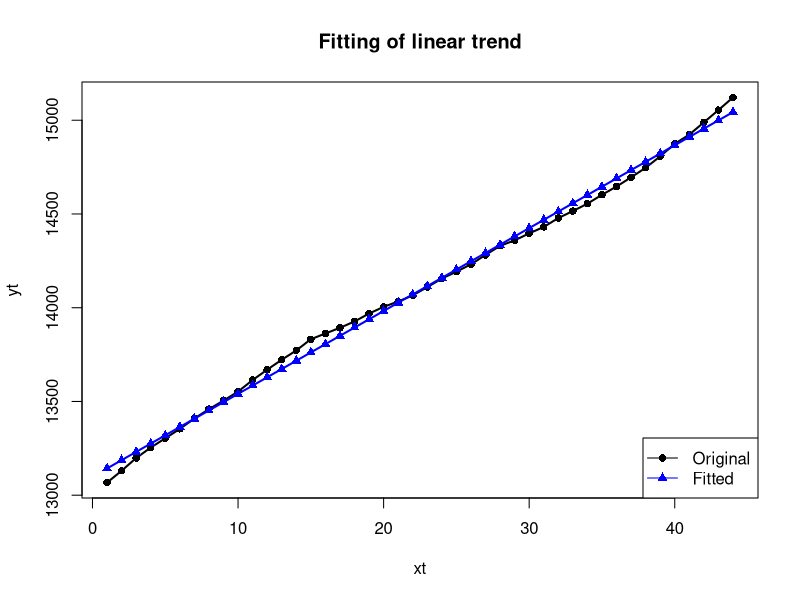
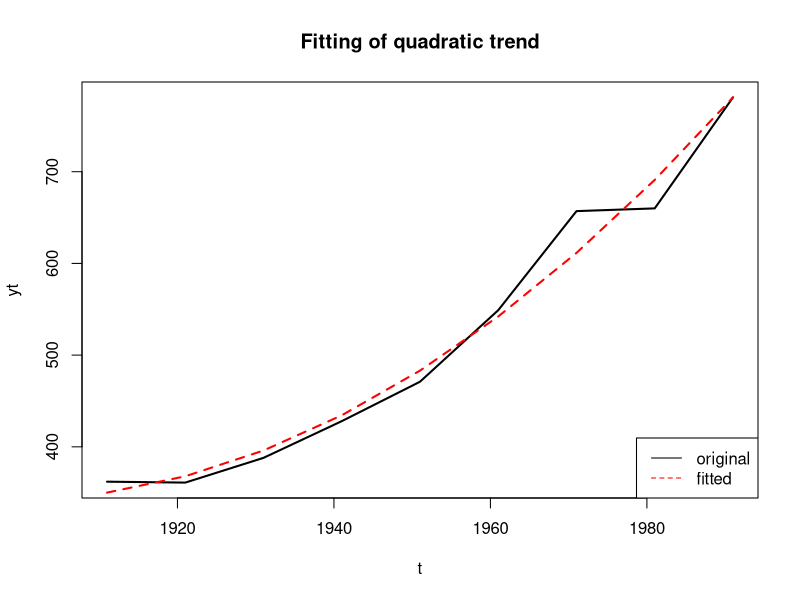

The R script that drew these images, in order:
#Taking help on austres data
help(austres)
library(datasets)
austres
#Extracting the data for fitting a linear trend
yt = ts(austres,frequency = 4,start = c(1975,1),end = c(1985,4))
yt
class(yt)
#Computing the length of yt
n = length(yt)
n
#creating xt
xt = 1:n
xt
#creating the A matrix
A = matrix(c(n,sum(xt), sum(xt),sum(xt^2)),ncol = 2)
A
#creating the matrix C
C = matrix(c(sum(yt), sum(xt*yt)),ncol = 1)
C
#computing the estimates
B = solve(A)%*%C
B
#Extracting the estimates of b0 and b1
B[1]
B[2]
#computing projected values for year 1986
B[1]+B[2]*(45:48)
#Computing fitted values
Fittyt = B[1]+B[2]*xt
Fittyt
#plotting the actual values with the fitted values
plot(xt,yt, type = 'o',pch=16,col='black', lwd=2,
     main = 'Fitting of linear trend')
lines(xt,Fittyt, type = 'o', pch=17, col='blue',lwd=2)
legend('bottomright',
       pch = c(16,17), lty=c(1,1),
       col=c('black','blue'),legend = c('Original','Fitted'))
# using the lm function
#Fitting linear trend to the data
lm(formula = yt~xt)
#Extracting the estimates
lm(yt~xt)[['coefficients']]
lm(yt~xt)[['fitted.values']]
#Problem 2:
# assigning the data
t = seq(1911,1991,10)
t
#computing n
n = length(t)
n
#shifting the origin and scale
xt = (t-1951)/10;xt
#Assigning population data
yt = c(362,361,388,428,471,549,657,660,781);yt
#Fitting quadratic trend to the data
lm(yt~xt+I(xt^2))
#Extracting the estimates
lm(yt~xt+I(xt^2))[['coefficients']]
#computing the fitted values
fittyt=lm(yt~xt+I(xt^2))[['fitted.values']]
fittyt
#changing the origin and scale 2001
pxt = (2001-1951)/10;pxt
#Projecting the population for 2001
p = 483.0866+(53.86667*pxt)+(5.15368*pxt^2)
p
#plotting the actual values with the fitted values
plot(t,yt,type='l', lty=1, col='black',xlim=c(1911,1991),
     lwd=2,main = 'Fitting of quadratic trend')
lines(t,fittyt, type = 'l',lty=2, col='red', lwd=2)
legend('bottomright', lty=c(1,2),
       col = c('black','red'),c('original','fitted'))
